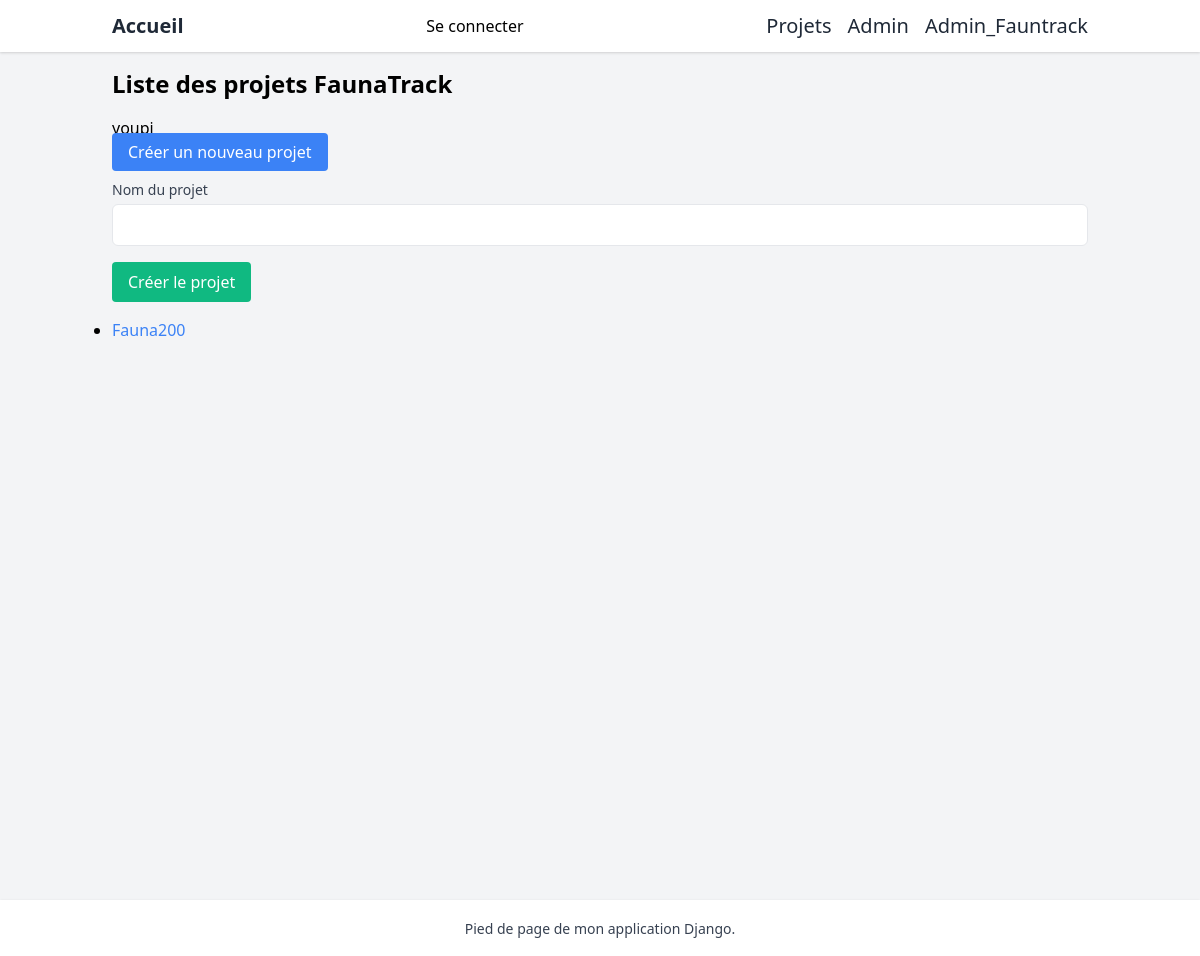
The page /faunatrack/projets/ on the database as committed earlier.
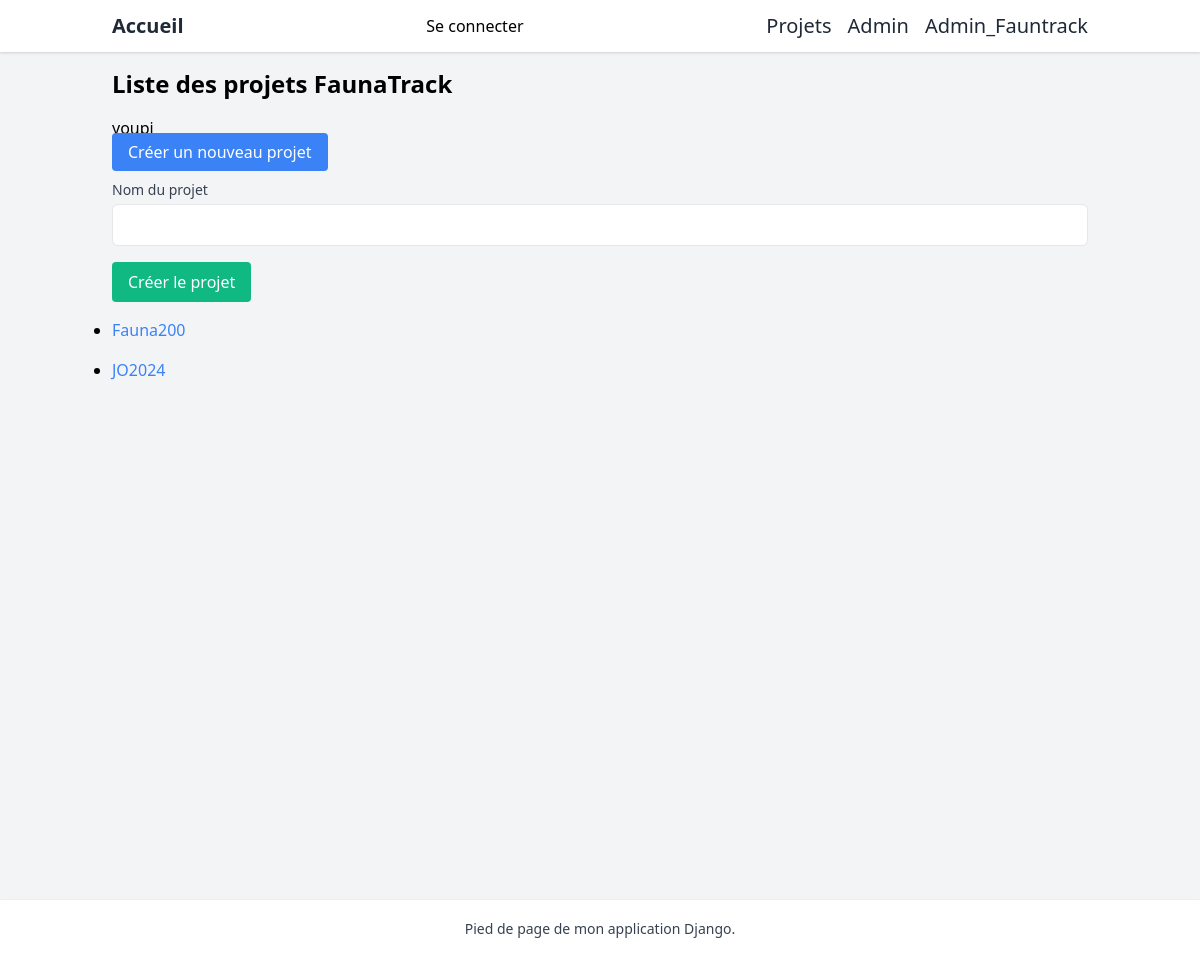
The same page on the database as committed later.
### faunatrack/models.py (models this page shows, shortened)
class Project(models.Model):
    ETAT = [
        ("ACT", "PROJET_ACTIF"),
        ("INACT", "PROJET_INACTIF")
    ]
    nom = models.CharField(max_length=250)
    description = models.TextField()
    date_debut = models.DateField(auto_now_add=True)  # ajouter automatique à la date d'aujourd'hui
    etat = models.CharField(max_length=15, choices=ETAT, default="INACT")
    observations = models.ManyToManyField("faunatrack.Observation", related_name="projets") # pour éviter problème recursivite comme après
    slug = models.SlugField(blank=True)

### faunatrack/views.py (the view)
# urls.py: path("projets/", ProjetListView.as_view(), name="projet_list"),
class ProjetListView(ListView):
    model = Project # sera le nom miniscule dans html
    template_name = "projet_list.html"
    def get_context_data(self, **kwargs: Any) -> dict[str, Any]:
        context = super().get_context_data(**kwargs)
        context["ma_var"] = "youpi"
        return context

### faunatrack/templates/projet_list.html (shortened to what this page needs)
{% extends "base.html" %}
{% block content %}
    <h1 class="text-2xl font-bold mb-4">Liste des projets FaunaTrack</h1>
    <p>{{ ma_var }}</p>
    <a href="{% url 'create_projet' %}" class="bg-blue-500 text-white py-2 px-4 rounded">Créer un nouveau projet</a>
    <form method="post" class="mt-4">
        <div class="mb-4">
            <label for="id_nom" class="block text-sm font-medium text-gray-700">Nom du projet</label>
            <input type="text" name="nom" id="id_nom" class="mt-1 p-2 border rounded-md w-full">
        </div>
        <button type="submit" class="bg-green-500 text-white py-2 px-4 rounded">Créer le projet</button>
    </form>
    {% for projet in project_list %}
        <ul class="list-disc mt-4">
            <li><a href="{% url 'projet' projet.pk %}" class="text-blue-500">{{ projet.nom }}</a></li>
        </ul>
    {% empty %}
        <p>Il n'y a pas de projets recensés... :(</p>
    {% endfor %}
{% endblock content %}

Rows that differ between the two databases and show on the page:
added Project: nom "JO2024"
